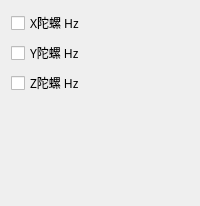
             <widget class="QWidget" name="page_16">
              <layout class="QGridLayout" name="gridLayout_34">
               <item row="0" column="0">
                <widget class="QCheckBox" name="checkBox_48">
                 <property name="font">
                  <font>
                   <family>微软雅黑</family>
                  </font>
                 </property>
                 <property name="text">
                  <string>X陀螺 Hz</string>
                 </property>
                </widget>
               </item>
               <item row="1" column="0">
                <widget class="QCheckBox" name="checkBox_49">
                 <property name="font">
                  <font>
                   <family>微软雅黑</family>
                  </font>
                 </property>
                 <property name="text">
                  <string>Y陀螺 Hz</string>
                 </property>
                </widget>
               </item>
               <item row="3" column="0">
                <spacer name="verticalSpacer_17">
                 <property name="orientation">
                  <enum>Qt::Vertical</enum>
                 </property>
                 <property name="sizeHint" stdset="0">
                  <size>
                   <width>20</width>
                   <height>100</height>
                  </size>
                 </property>
                </spacer>
               </item>
               <item row="2" column="0">
                <widget class="QCheckBox" name="checkBox_47">
                 <property name="font">
                  <font>
                   <family>微软雅黑</family>
                  </font>
                 </property>
                 <property name="text">
                  <string>Z陀螺 Hz</string>
                 </property>
                </widget>
               </item>
              </layout>
             </widget>
